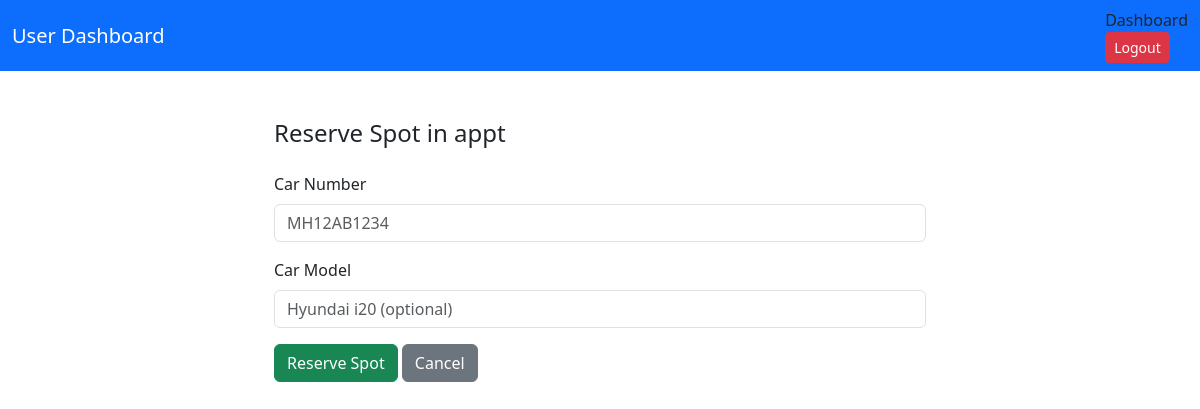
Before: /reserve/1 (signed in) with the older database file.
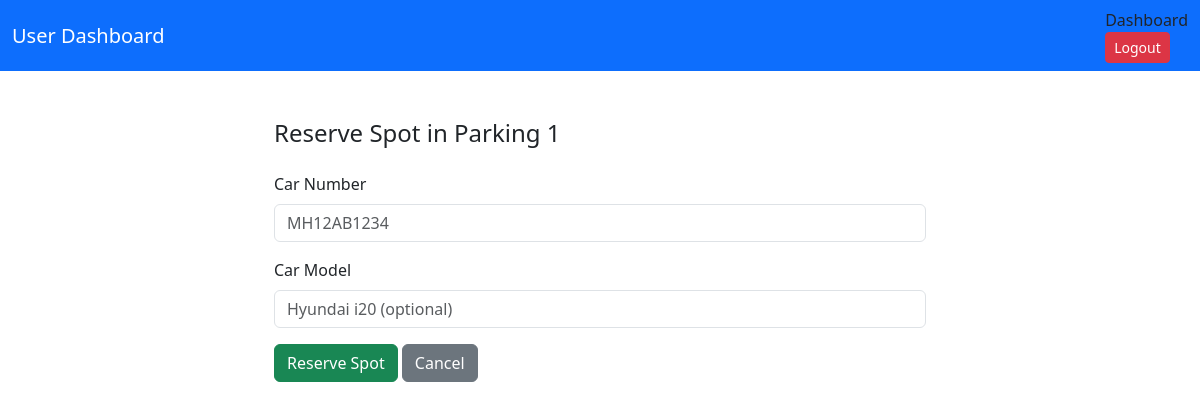
After: the same page with the newer database file.
### models/models.py (models this page shows)
class ParkingLot(db.Model):
    id = db.Column(db.Integer, primary_key=True)
    name = db.Column(db.String(100), nullable=False)
    location = db.Column(db.String(100), nullable=False)
    address = db.Column(db.String(200), nullable=False)
    pincode = db.Column(db.Integer, nullable=False)
    price = db.Column(db.Float, nullable=False)
    max_spots = db.Column(db.Integer, nullable=False)
    spots = db.relationship('ParkingSpot', backref='lot', lazy=True)

### controllers/routes.py (the view, shortened to what this page needs)
@app.route('/reserve/<int:lot_id>', methods=['GET', 'POST'])
def reserve_form(lot_id):
    if session.get('role') != 'user':
        return redirect('/login')
    lot = ParkingLot.query.get(lot_id)
    return render_template('reserve_form.html', lot=lot)

### templates/reserve_form.html (shortened to what this page needs)
<!DOCTYPE html>
<html>
<head>
  <link href="https://cdn.jsdelivr.net/npm/bootstrap@5.3.0/dist/css/bootstrap.min.css" rel="stylesheet">
</head>
<body>
    <nav class="navbar navbar-dark bg-primary mb-4">
    <div class="container-fluid justify-content-between">
      <span class="navbar-brand"> User Dashboard</span>
      <div>
        <a href="/user_dashboard" class="nav-link">Dashboard</a>
        <a href="/logout" class="btn btn-danger btn-sm">Logout</a>
      </div>
    </div>
  </nav>
  <div class="container p-4" style="max-width: 700px;">
    <h4> Reserve Spot in {{ lot.name }}</h4>
    <form method="POST" class="mt-4">
      <div class="mb-3">
        <label class="form-label">Car Number</label>
        <input type="text" name="car_number" class="form-control" placeholder="MH12AB1234" required>
      </div>
      <div class="mb-3">
        <label class="form-label">Car Model</label>
        <input type="text" name="car_model" class="form-control" placeholder="Hyundai i20 (optional)">
      </div>
      <button type="submit" class="btn btn-success">Reserve Spot</button>
      <a href="/user_dashboard" class="btn btn-secondary">Cancel</a>
    </form>
  </div>
</body>
</html>

Changed rows visible on the page:
changed ParkingLot: name "appt" → "Parking 1"
